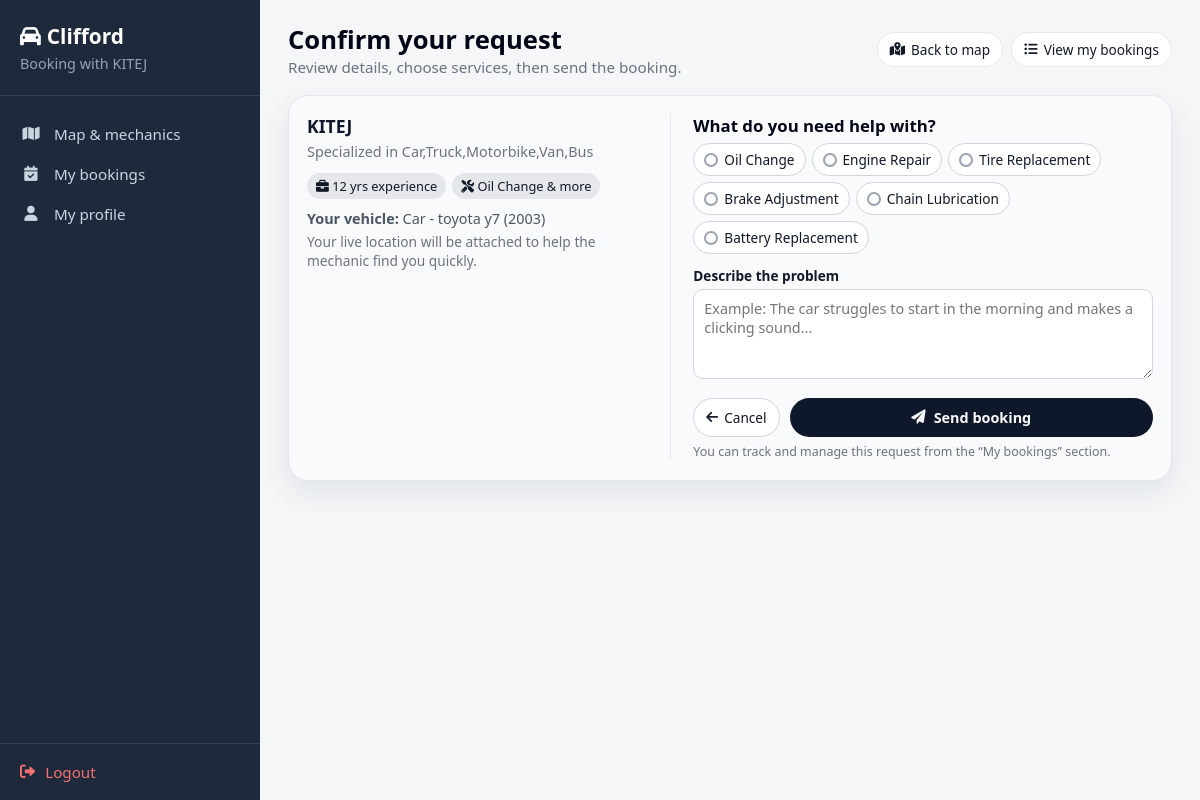
Screenshot of /forms/bookings/book_mechanic.php?mechanic_id=31 (signed in) with the database file from the repository.
### tables this page shows
CREATE TABLE `users` (
  `id` int(11) NOT NULL,
  `full_name` varchar(255) NOT NULL,
  `email` varchar(255) NOT NULL,
  `password` varchar(255) NOT NULL,
  `phone` varchar(20) NOT NULL,
  `role` enum('driver','mechanic','pending','admin') DEFAULT 'pending',
  `profile_completed` tinyint(1) DEFAULT 0,
  `created_at` datetime DEFAULT current_timestamp()
);

CREATE TABLE `mechanics` (
  `id` int(11) NOT NULL,
  `user_id` int(11) NOT NULL,
  `garage_name` varchar(255) NOT NULL,
  `experience` int(11) NOT NULL,
  `certifications` text DEFAULT NULL,
  `vehicle_types` text NOT NULL,
  `services_offered` text NOT NULL,
  `latitude` decimal(9,6) NOT NULL,
  `longitude` decimal(9,6) NOT NULL,
  `availability` tinyint(1) DEFAULT 1,
  `created_at` datetime DEFAULT current_timestamp()
);

CREATE TABLE `drivers` (
  `id` int(11) NOT NULL,
  `user_id` int(11) NOT NULL,
  `vehicle_type` varchar(50) NOT NULL,
  `vehicle_make` varchar(50) NOT NULL,
  `vehicle_model` varchar(50) NOT NULL,
  `vehicle_year` year(4) NOT NULL,
  `service_preferences` text DEFAULT NULL,
  `created_at` datetime DEFAULT current_timestamp()
);

### forms/bookings/book_mechanic.php (the view, shortened to what this page needs)
<?php
require_once("../config.php");
$user_id = $_SESSION['user_id'];
$mechanic_id = intval($_GET['mechanic_id']);
$stmt = $conn->prepare("SELECT * FROM mechanics WHERE id = ?");
$stmt->bind_param("i", $mechanic_id);
$stmt->execute();
$result = $stmt->get_result();
$mechanic = $result->fetch_assoc();
$stmt = $conn->prepare("SELECT id, vehicle_type, vehicle_make, vehicle_model, vehicle_year FROM drivers WHERE user_id = ?");
$stmt->bind_param("i", $user_id);
$stmt->execute();
$result = $stmt->get_result();
$driver = $result->fetch_assoc();
$driver_name = "Driver";
$stmt = $conn->prepare("SELECT full_name FROM users WHERE id = ?");
$stmt->bind_param("i", $user_id);
$stmt->execute();
$resUser = $stmt->get_result();
if($rowUser = $resUser->fetch_assoc()){
    $parts = explode(" ", $rowUser['full_name']);
    $driver_name = $parts[0];
}
$mechanic_services = explode(",", $mechanic['services_offered']);
?>
<!DOCTYPE html>
<html lang="en">
<head>
    <link rel="stylesheet" href="https://cdnjs.cloudflare.com/ajax/libs/font-awesome/6.0.0-beta3/css/all.min.css">
</head>
<body>
<div class="app-wrapper">
    <aside class="sidebar">
        <div class="sidebar-header">
            <h2><i class="fas fa-car" style="margin-right:6px;"></i><?php echo htmlspecialchars($driver_name); ?></h2>
            <p>Booking with <?php echo htmlspecialchars($mechanic['garage_name']); ?></p>
        </div>
        <nav class="nav-links">
            <a href="/mechanics_tracer/dashboard/driver_dashboard.php"><i class="fas fa-map"></i> Map & mechanics</a>
            <a href="/mechanics_tracer/forms/bookings/driver_bookings.php"><i class="fas fa-calendar-check"></i> My bookings</a>
            <a href="/mechanics_tracer/forms/profile/driver_profile.php"><i class="fas fa-user"></i> My profile</a>
        </nav>
        <div class="sidebar-footer">
            <a href="/mechanics_tracer/forms/auth/logout.php"><i class="fas fa-sign-out-alt"></i> Logout</a>
        </div>
    </aside>
    <main class="main-content">
        <div class="top-bar">
            <div>
                <h1>Confirm your request</h1>
                <p>Review details, choose services, then send the booking.</p>
            </div>
            <div class="quick-actions">
                <a href="/mechanics_tracer/dashboard/driver_dashboard.php" class="qa-btn">
                    <i class="fas fa-map-marked-alt"></i> Back to map
                </a>
                <a href="/mechanics_tracer/forms/bookings/driver_bookings.php" class="qa-btn">
                    <i class="fas fa-list-ul"></i> View my bookings
                </a>
            </div>
        </div>
        <section class="booking-shell">
            <div class="summary">
                <div class="summary-title"><?php echo htmlspecialchars($mechanic['garage_name']); ?></div>
                <div class="summary-sub">Specialized in <?php echo htmlspecialchars($mechanic['vehicle_types']); ?></div>
                <div class="tag-row">
                    <span class="tag"><i class="fas fa-briefcase"></i> <?php echo htmlspecialchars($mechanic['experience']); ?> yrs experience</span>
                    <?php if(!empty(trim($mechanic_services[0]))): ?>
                        <span class="tag"><i class="fas fa-tools"></i> <?php echo htmlspecialchars(trim($mechanic_services[0])); ?> & more</span>
                    <?php endif; ?>
                </div>
                <div class="stat-list">
                    <p><strong>Your vehicle:</strong>
                        <?php echo htmlspecialchars($driver['vehicle_type'] . ' - ' . $driver['vehicle_make'] . ' ' . $driver['vehicle_model'] . ' (' . $driver['vehicle_year'] . ')'); ?>
                    </p>
                    <p style="font-size:0.86rem;margin-top:4px;color:#6b7280;">
                        Your live location will be attached to help the mechanic find you quickly.
                    </p>
                </div>
            </div>
            <div class="form-side" aria-label="Booking form">
                <form method="POST" id="bookingForm">
                    <h2>What do you need help with?</h2>
                    <div class="services-list">
                        <?php foreach($mechanic_services as $service): ?>
                            <?php $trimmed = trim($service); if($trimmed === '') continue; ?>
                            <label class="service-chip">
                                <span class="check"></span>
                                <span class="label"><?php echo htmlspecialchars($trimmed); ?></span>
                            </label>
                        <?php endforeach; ?>
                    </div>
                    <label for="problem_description" class="field-label">Describe the problem</label>
                    <textarea id="problem_description" name="problem_description" placeholder="Example: The car struggles to start in the morning and makes a clicking sound..."></textarea>
                    <div class="actions">
                        <button type="button" class="btn-secondary" onclick="window.history.back();">
                            <i class="fas fa-arrow-left"></i> Cancel
                        </button>
                        <button type="submit" class="btn-primary">
                            <i class="fas fa-paper-plane"></i> Send booking
                        </button>
                    </div>
                    <p class="hint">You can track and manage this request from the “My bookings” section.</p>
                </form>
            </div>
        </section>
    </main>
</div>
</body>
</html>

### forms/bookings/book_mechanic.php (style rules this page uses)
* { box-sizing:border-box;margin:0;padding:0;font-family:'Segoe UI',Tahoma,Geneva,Verdana,sans-serif; }
body { background:#f4f6f8;display:flex;flex-direction:column;min-height:100vh; }
.app-wrapper { display:flex;flex:1; }
.sidebar { width:260px; background:#1e293b; color:#e2e8f0; display:flex; flex-direction:column; position:sticky; top:0; height:100vh; }
.sidebar-header { padding:22px 20px;border-bottom:1px solid #334155; }
.sidebar-header h2 { font-size:1.3rem;font-weight:600;color:#fff;margin-bottom:4px; }
.sidebar-header p { font-size:0.9rem;color:#94a3b8; }
.nav-links { flex:1;padding:18px 0; }
.nav-links a { display:flex;align-items:center;gap:12px; padding:10px 20px; color:#cbd5e1;text-decoration:none;font-size:0.95rem; }
.nav-links a i { width:22px;text-align:center; }
.sidebar-footer { padding:18px 20px;border-top:1px solid #334155; }
.sidebar-footer a { display:flex;align-items:center;gap:10px;color:#f87171;text-decoration:none;font-weight:500;font-size:0.95rem; }
.main-content { flex:1; padding:22px 28px; max-width:1100px; margin:0 auto; width:100%; }
.top-bar { display:flex; align-items:center; justify-content:space-between; flex-wrap:wrap; gap:10px; margin-bottom:18px; }
.top-bar h1 { font-size:1.6rem;color:#020617; }
.top-bar p { color:#6b7280;font-size:0.95rem; }
.quick-actions { display:flex; gap:8px; flex-wrap:wrap; }
.qa-btn { padding:7px 12px; border-radius:999px; border:1px solid #e5e7eb; background:#ffffff; color:#111827; font-size:0.85rem; display:inline-flex; align-items:center; gap:6px; text-decoration:none; cursor:pointer; }
.booking-shell { background:#f9fafb; border-radius:20px; padding:18px 18px 20px; box-shadow:0 12px 30px rgba(15,23,42,0.08); border:1px solid #e5e7eb; display:grid; grid-template-columns:minmax(0,1.1fr) minmax(0,1.4fr); gap:18px; }
.summary { border-right:1px solid #e5e7eb; padding-right:10px; }
.summary-title { font-size:1.1rem; font-weight:600; color:#0f172a; margin-bottom:4px; }
.summary-sub { font-size:0.9rem; color:#6b7280; margin-bottom:12px; }
.tag-row { display:flex;flex-wrap:wrap;gap:6px;margin-bottom:10px; }
.tag { padding:4px 9px; border-radius:999px; background:#e5e7eb; font-size:0.8rem; color:#111827; }
.stat-list { margin-top:8px;font-size:0.9rem;color:#4b5563; }
.stat-list p { margin:3px 0; }
.form-side { padding-left:4px; }
form h2 { font-size:1.05rem;margin-bottom:6px;color:#020617; }
.services-list { display:flex; flex-wrap:wrap; gap:6px; margin-bottom:12px; }
.service-chip { position:relative; display:inline-flex; align-items:center; gap:6px; padding:6px 10px; border-radius:999px; border:1px solid #d1d5db; background:#ffffff; font-size:0.85rem; cursor:pointer; transition:all .15s; }
.service-chip span.check { width:14px;height:14px; border-radius:999px; border:2px solid #9ca3af; display:inline-block; }
.service-chip span.label { color:#111827; }
label.field-label { display:block; font-size:0.85rem; font-weight:600; color:#111827; margin:8px 0 4px; }
textarea { width:100%; min-height:90px; resize:vertical; padding:9px 10px; border-radius:10px; border:1px solid #d1d5db; font-size:0.9rem; outline:none; background:#ffffff; }
.actions { display:flex; align-items:center; justify-content:space-between; gap:10px; margin-top:14px; }
.btn-primary { flex:1; padding:10px 16px; border-radius:999px; border:none; background:#0f172a; color:#f9fafb; font-weight:600; font-size:0.9rem; cursor:pointer; display:inline-flex; align-items:center; justify-content:center; gap:8px; }
.btn-secondary { padding:9px 12px; border-radius:999px; border:1px solid #d1d5db; background:#ffffff; color:#111827; font-size:0.85rem; cursor:pointer; display:inline-flex; align-items:center; gap:6px; }
.hint { margin-top:6px;font-size:0.78rem;color:#6b7280; }

### rows the page displays
users: full_name "Clifford"
mechanics: garage_name "KITEJ", vehicle_types "Car,Truck,Motorbike,Van,Bus", experience "12", services_offered "Oil Change", services_offered "Engine Repair", services_offered "Tire Replacement", services_offered "Brake Adjustment", services_offered "Chain Lubrication", services_offered "Battery Replacement"
drivers: vehicle_type+vehicle_make+vehicle_model "Car - toyota y7 (2003)"
